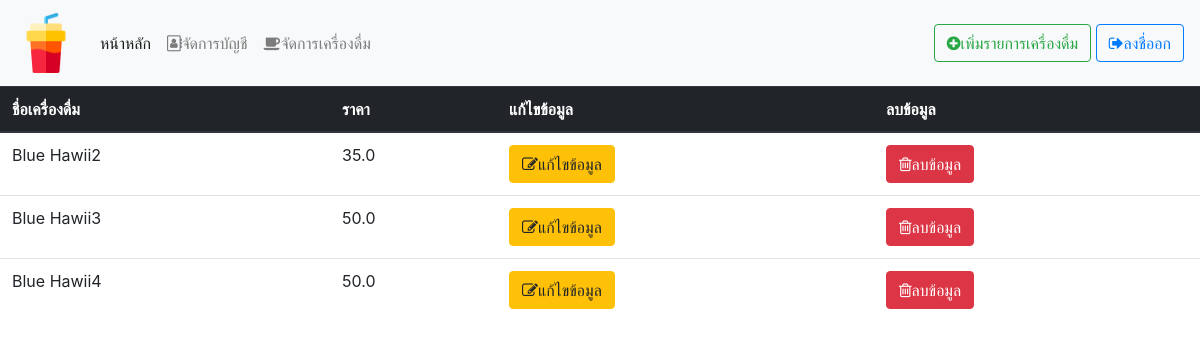
The page /drink/ (signed in) on the database as committed earlier.
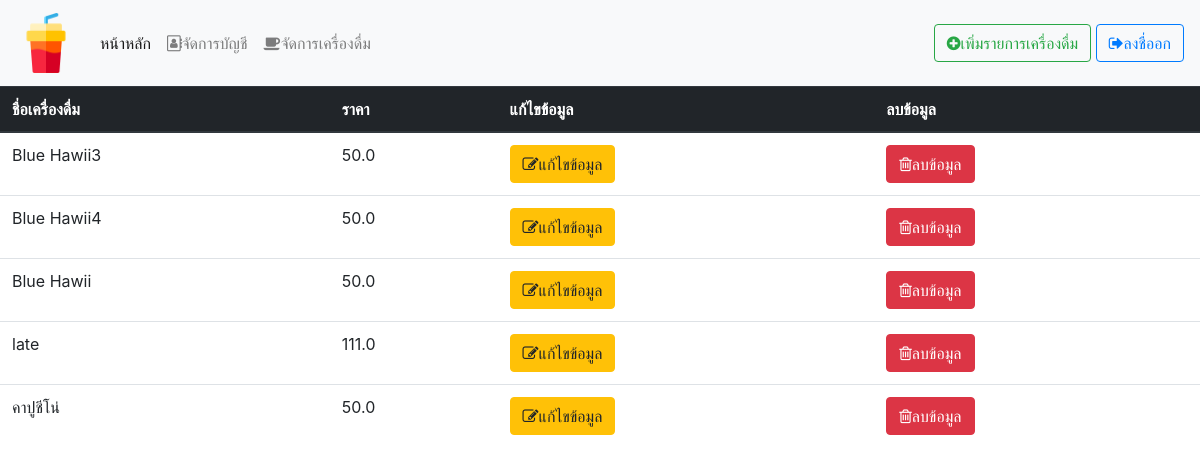
The same page on the database as committed later.
### Tea/models.py (models this page shows, shortened)
class Tea(models.Model):
    drinkname = models.CharField(max_length=255,blank=False)
    price = models.FloatField(default=0,blank=False)

### Tea/views.py (the view)
# urls.py: url(r'^drink/$', views.drink_list, name='drink_list'),
@login_required(login_url='/login1/')
@permission_required('Users.is_superuser')
def drink_list(request):
        drink = Tea.objects.all()
        page = request.GET.get('page', 1)
        paginator = Paginator(drink, 5)
        try:
                users = paginator.page(page)
        except PageNotAnInteger:
                users = paginator.page(1)
        except EmptyPage:
                users = paginator.page(paginator.num_pages)
        context = {
                "items": drink,
                "users" : users,
        }
        return render(request,'drink_list.html' ,context)

### Tea/templates/drink_list.html (shortened to what this page needs)
{% extends 'base3.html' %}
{% block content %}
<table class = "table">
    <thead class="thead-dark">
        <tr>
            <th scope="col">ชื่อเครื่องดื่ม</th>
            <th scope="col">ราคา</th>
            <th scope="col">แก้ไขข้อมูล</th>
            <th scope="col">ลบข้อมูล</th>
        </tr>
    </thead>
    <tbody>
        {% for item in items %}
        <tr>
            <td>{{item.drinkname}}</td>
            <td>{{item.price}}</td>
            <td><a href="{% url 'edit_Drinking' id=item.id  %}"><button class="btn btn-warning"><i class="fa fa-pencil-square-o" aria-hidden="true"></i>แก้ไขข้อมูล</button></a></td>
            <td><a href="{% url 'delete_drinking' id=item.id %}"><button class="btn btn-danger"><i class="fa fa-trash-o" aria-hidden="true"></i>ลบข้อมูล</button></a></td>
        </tr>
        {% endfor %}
    </tbody>
</table>
{% endblock %}

### Tea/templates/base3.html (shortened to what this page needs)
    <html lang="en">
  <head>
    <link rel="stylesheet" href="https://cdnjs.cloudflare.com/ajax/libs/font-awesome/4.7.0/css/font-awesome.min.css">
    <link rel="stylesheet" href="https://stackpath.bootstrapcdn.com/bootstrap/4.1.3/css/bootstrap.min.css">
  </head>
  <body>
    <nav class="navbar navbar-expand-lg navbar-light bg-light">
      <a class="navbar-brand" href="#"><img src="/static/images/soda.png" width="60px"></a>
      <div class="collapse navbar-collapse" id="navbarText">
        <ul class="navbar-nav mr-auto">
          <li class="nav-item active">
            <a class="nav-link" href="{% url 'account_list1' %}">หน้าหลัก <span class="sr-only">(current)</span></a>
          </li>
          <li class="nav-item">
                <a class="nav-link" href="{% url 'account_list1' %}"><i class="fa fa-address-book-o" aria-hidden="true"></i>จัดการบัญชี</a>
              </li>
              <li class="nav-item">
                <a class="nav-link" href="{% url 'drink_list' %}"><i class="fa fa-coffee" aria-hidden="true"></i>จัดการเครื่องดื่ม</a>
              </li>
        </ul>
        <span class="navbar-text">
          <a href="{% url 'add_Drinking' %}"><button class="btn btn-outline-success my-2 my-sm-0 "><i class="fa fa-plus-circle" aria-hidden="true"></i>เพิ่มรายการเครื่องดื่ม</button></a>
          <a href="{% url 'logout_request' %}"><button class="btn btn-outline-primary my-2 my-sm-0 "><i class="fa fa-sign-out" aria-hidden="true"></i>ลงชื่ออก</button></a>
        </span>
      </div>
    </nav>
          {% block content %}
          {% endblock %}
  </body>
</html>

Rows that differ between the two databases and show on the page:
removed Tea: drinkname "Blue Hawii2", price "35.0"
added Tea: drinkname "Blue Hawii", price "50.0"
added Tea: drinkname "late", price "111.0"
added Tea: drinkname "คาปูชีโน่", price "50.0"
